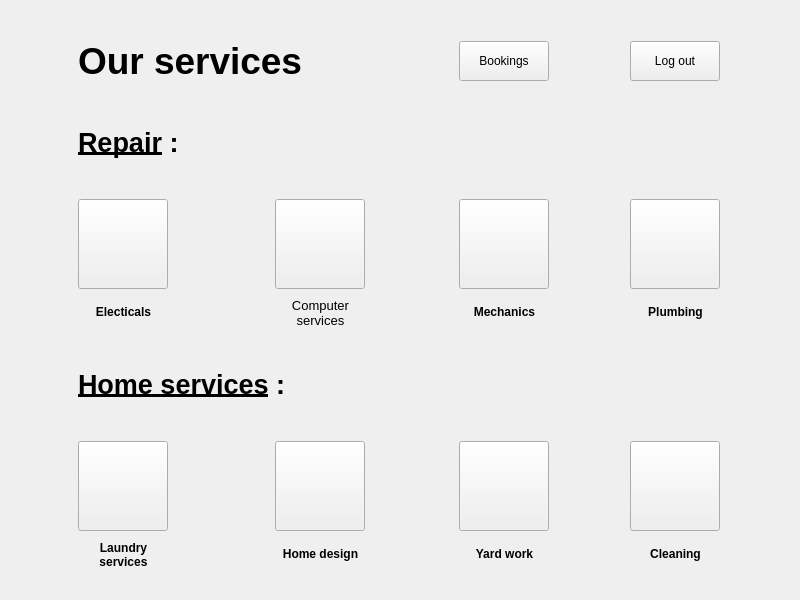
<?xml version="1.0" encoding="UTF-8"?>
<ui version="4.0">
 <class>MainWindow</class>
 <widget class="QMainWindow" name="MainWindow">
  <property name="geometry">
   <rect>
    <x>0</x>
    <y>0</y>
    <width>800</width>
    <height>600</height>
   </rect>
  </property>
  <property name="minimumSize">
   <size>
    <width>800</width>
    <height>600</height>
   </size>
  </property>
  <property name="maximumSize">
   <size>
    <width>800</width>
    <height>600</height>
   </size>
  </property>
  <property name="windowTitle">
   <string>SWEEP</string>
  </property>
  <property name="windowIcon">
   <iconset>
    <normaloff>logo.jpg</normaloff>logo.jpg</iconset>
  </property>
  <widget class="QWidget" name="centralwidget">
   <widget class="QLabel" name="computerserv_label">
    <property name="geometry">
     <rect>
      <x>275</x>
      <y>297</y>
      <width>91</width>
      <height>32</height>
     </rect>
    </property>
    <property name="minimumSize">
     <size>
      <width>91</width>
      <height>32</height>
     </size>
    </property>
    <property name="maximumSize">
     <size>
      <width>91</width>
      <height>32</height>
     </size>
    </property>
    <property name="font">
     <font>
      <weight>75</weight>
      <bold>true</bold>
     </font>
    </property>
    <property name="styleSheet">
     <string notr="true">color: black</string>
    </property>
    <property name="text">
     <string>&lt;!DOCTYPE HTML PUBLIC &quot;-//W3C//DTD HTML 4.0//EN&quot; &quot;http://www.w3.org/TR/REC-html40/strict.dtd&quot;&gt;
&lt;html&gt;&lt;head&gt;&lt;meta name=&quot;qrichtext&quot; content=&quot;1&quot; /&gt;&lt;style type=&quot;text/css&quot;&gt;
p, li { white-space: pre-wrap; }
&lt;/style&gt;&lt;/head&gt;&lt;body style=&quot; font-family:'Roboto'; font-size:10pt; font-weight:400; font-style:normal;&quot;&gt;
&lt;p align=&quot;center&quot; style=&quot; margin-top:12px; margin-bottom:12px; margin-left:0px; margin-right:0px; -qt-block-indent:0; text-indent:0px;&quot;&gt;Computer&lt;br /&gt;services&lt;/p&gt;&lt;/body&gt;&lt;/html&gt;</string>
    </property>
   </widget>
   <widget class="QPushButton" name="plumber_button">
    <property name="geometry">
     <rect>
      <x>630</x>
      <y>199</y>
      <width>90</width>
      <height>90</height>
     </rect>
    </property>
    <property name="minimumSize">
     <size>
      <width>90</width>
      <height>90</height>
     </size>
    </property>
    <property name="maximumSize">
     <size>
      <width>90</width>
      <height>90</height>
     </size>
    </property>
    <property name="toolTip">
     <string>Plumbing</string>
    </property>
    <property name="text">
     <string/>
    </property>
    <property name="icon">
     <iconset>
      <normaloff>plumber.png</normaloff>plumber.png</iconset>
    </property>
    <property name="iconSize">
     <size>
      <width>80</width>
      <height>100</height>
     </size>
    </property>
   </widget>
   <widget class="QPushButton" name="computerserv_button">
    <property name="geometry">
     <rect>
      <x>275</x>
      <y>199</y>
      <width>90</width>
      <height>90</height>
     </rect>
    </property>
    <property name="minimumSize">
     <size>
      <width>90</width>
      <height>90</height>
     </size>
    </property>
    <property name="maximumSize">
     <size>
      <width>90</width>
      <height>90</height>
     </size>
    </property>
    <property name="toolTip">
     <string>Computer Services</string>
    </property>
    <property name="text">
     <string/>
    </property>
    <property name="icon">
     <iconset>
      <normaloff>computer_services.png</normaloff>computer_services.png</iconset>
    </property>
    <property name="iconSize">
     <size>
      <width>100</width>
      <height>100</height>
     </size>
    </property>
   </widget>
   <widget class="QPushButton" name="mechanic_button">
    <property name="geometry">
     <rect>
      <x>459</x>
      <y>199</y>
      <width>90</width>
      <height>90</height>
     </rect>
    </property>
    <property name="minimumSize">
     <size>
      <width>90</width>
      <height>90</height>
     </size>
    </property>
    <property name="maximumSize">
     <size>
      <width>90</width>
      <height>90</height>
     </size>
    </property>
    <property name="toolTip">
     <string>Mechanic</string>
    </property>
    <property name="text">
     <string/>
    </property>
    <property name="icon">
     <iconset>
      <normaloff>mechanic.png</normaloff>mechanic.png</iconset>
    </property>
    <property name="iconSize">
     <size>
      <width>90</width>
      <height>110</height>
     </size>
    </property>
   </widget>
   <widget class="QPushButton" name="pushButton_logout">
    <property name="geometry">
     <rect>
      <x>630</x>
      <y>41</y>
      <width>90</width>
      <height>40</height>
     </rect>
    </property>
    <property name="text">
     <string>Log out</string>
    </property>
   </widget>
   <widget class="QLabel" name="mechaninc_label">
    <property name="geometry">
     <rect>
      <x>459</x>
      <y>304</y>
      <width>91</width>
      <height>17</height>
     </rect>
    </property>
    <property name="minimumSize">
     <size>
      <width>91</width>
      <height>17</height>
     </size>
    </property>
    <property name="maximumSize">
     <size>
      <width>91</width>
      <height>17</height>
     </size>
    </property>
    <property name="font">
     <font>
      <weight>75</weight>
      <bold>true</bold>
     </font>
    </property>
    <property name="styleSheet">
     <string notr="true">color: black</string>
    </property>
    <property name="text">
     <string>&lt;html&gt;&lt;head/&gt;&lt;body&gt;&lt;p align=&quot;center&quot;&gt;Mechanics&lt;/p&gt;&lt;/body&gt;&lt;/html&gt;</string>
    </property>
   </widget>
   <widget class="QPushButton" name="homedesign_button">
    <property name="geometry">
     <rect>
      <x>275</x>
      <y>441</y>
      <width>90</width>
      <height>90</height>
     </rect>
    </property>
    <property name="minimumSize">
     <size>
      <width>90</width>
      <height>90</height>
     </size>
    </property>
    <property name="maximumSize">
     <size>
      <width>90</width>
      <height>90</height>
     </size>
    </property>
    <property name="toolTip">
     <string>Home design</string>
    </property>
    <property name="text">
     <string/>
    </property>
    <property name="icon">
     <iconset>
      <normaloff>home_design.png</normaloff>home_design.png</iconset>
    </property>
    <property name="iconSize">
     <size>
      <width>80</width>
      <height>100</height>
     </size>
    </property>
   </widget>
   <widget class="QPushButton" name="laundryserv_button">
    <property name="geometry">
     <rect>
      <x>78</x>
      <y>441</y>
      <width>90</width>
      <height>90</height>
     </rect>
    </property>
    <property name="minimumSize">
     <size>
      <width>90</width>
      <height>90</height>
     </size>
    </property>
    <property name="maximumSize">
     <size>
      <width>90</width>
      <height>90</height>
     </size>
    </property>
    <property name="toolTip">
     <string>Laundry</string>
    </property>
    <property name="text">
     <string/>
    </property>
    <property name="icon">
     <iconset>
      <normaloff>laundry.png</normaloff>laundry.png</iconset>
    </property>
    <property name="iconSize">
     <size>
      <width>200</width>
      <height>150</height>
     </size>
    </property>
   </widget>
   <widget class="QPushButton" name="cleaning_button">
    <property name="geometry">
     <rect>
      <x>630</x>
      <y>441</y>
      <width>90</width>
      <height>90</height>
     </rect>
    </property>
    <property name="minimumSize">
     <size>
      <width>90</width>
      <height>90</height>
     </size>
    </property>
    <property name="maximumSize">
     <size>
      <width>90</width>
      <height>90</height>
     </size>
    </property>
    <property name="toolTip">
     <string>Cleaning </string>
    </property>
    <property name="text">
     <string/>
    </property>
    <property name="icon">
     <iconset>
      <normaloff>cleaning.png</normaloff>cleaning.png</iconset>
    </property>
    <property name="iconSize">
     <size>
      <width>60</width>
      <height>95</height>
     </size>
    </property>
   </widget>
   <widget class="QPushButton" name="yardwork_button">
    <property name="geometry">
     <rect>
      <x>459</x>
      <y>441</y>
      <width>90</width>
      <height>90</height>
     </rect>
    </property>
    <property name="minimumSize">
     <size>
      <width>90</width>
      <height>90</height>
     </size>
    </property>
    <property name="maximumSize">
     <size>
      <width>90</width>
      <height>90</height>
     </size>
    </property>
    <property name="toolTip">
     <string>Yard work</string>
    </property>
    <property name="text">
     <string/>
    </property>
    <property name="icon">
     <iconset>
      <normaloff>yard_work.png</normaloff>yard_work.png</iconset>
    </property>
    <property name="iconSize">
     <size>
      <width>70</width>
      <height>80</height>
     </size>
    </property>
   </widget>
   <widget class="QLabel" name="cleaning_label">
    <property name="geometry">
     <rect>
      <x>630</x>
      <y>546</y>
      <width>91</width>
      <height>17</height>
     </rect>
    </property>
    <property name="minimumSize">
     <size>
      <width>91</width>
      <height>17</height>
     </size>
    </property>
    <property name="maximumSize">
     <size>
      <width>91</width>
      <height>17</height>
     </size>
    </property>
    <property name="font">
     <font>
      <weight>75</weight>
      <bold>true</bold>
     </font>
    </property>
    <property name="styleSheet">
     <string notr="true">color: black</string>
    </property>
    <property name="text">
     <string>&lt;html&gt;&lt;head/&gt;&lt;body&gt;&lt;p align=&quot;center&quot;&gt;Cleaning&lt;/p&gt;&lt;/body&gt;&lt;/html&gt;</string>
    </property>
   </widget>
   <widget class="QLabel" name="plumbing_label">
    <property name="geometry">
     <rect>
      <x>630</x>
      <y>304</y>
      <width>91</width>
      <height>17</height>
     </rect>
    </property>
    <property name="minimumSize">
     <size>
      <width>91</width>
      <height>17</height>
     </size>
    </property>
    <property name="maximumSize">
     <size>
      <width>91</width>
      <height>17</height>
     </size>
    </property>
    <property name="font">
     <font>
      <weight>75</weight>
      <bold>true</bold>
     </font>
    </property>
    <property name="styleSheet">
     <string notr="true">color: black</string>
    </property>
    <property name="text">
     <string>&lt;html&gt;&lt;head/&gt;&lt;body&gt;&lt;p align=&quot;center&quot;&gt;Plumbing&lt;/p&gt;&lt;/body&gt;&lt;/html&gt;</string>
    </property>
   </widget>
   <widget class="QPushButton" name="electrical_button">
    <property name="geometry">
     <rect>
      <x>78</x>
      <y>199</y>
      <width>90</width>
      <height>90</height>
     </rect>
    </property>
    <property name="minimumSize">
     <size>
      <width>90</width>
      <height>90</height>
     </size>
    </property>
    <property name="maximumSize">
     <size>
      <width>90</width>
      <height>90</height>
     </size>
    </property>
    <property name="toolTip">
     <string>Electricals</string>
    </property>
    <property name="whatsThis">
     <string/>
    </property>
    <property name="text">
     <string/>
    </property>
    <property name="icon">
     <iconset>
      <normaloff>electrical.png</normaloff>electrical.png</iconset>
    </property>
    <property name="iconSize">
     <size>
      <width>150</width>
      <height>150</height>
     </size>
    </property>
   </widget>
   <widget class="QLabel" name="label">
    <property name="geometry">
     <rect>
      <x>78</x>
      <y>36</y>
      <width>229</width>
      <height>51</height>
     </rect>
    </property>
    <property name="font">
     <font>
      <weight>75</weight>
      <bold>true</bold>
     </font>
    </property>
    <property name="styleSheet">
     <string notr="true">color: black</string>
    </property>
    <property name="text">
     <string>&lt;html&gt;&lt;head/&gt;&lt;body&gt;&lt;p&gt;&lt;span style=&quot; font-size:28pt; font-weight:600;&quot;&gt;Our services&lt;/span&gt;&lt;/p&gt;&lt;/body&gt;&lt;/html&gt;</string>
    </property>
    <property name="textFormat">
     <enum>Qt::AutoText</enum>
    </property>
   </widget>
   <widget class="QLabel" name="electricals_label">
    <property name="geometry">
     <rect>
      <x>78</x>
      <y>304</y>
      <width>91</width>
      <height>17</height>
     </rect>
    </property>
    <property name="minimumSize">
     <size>
      <width>91</width>
      <height>17</height>
     </size>
    </property>
    <property name="maximumSize">
     <size>
      <width>91</width>
      <height>17</height>
     </size>
    </property>
    <property name="font">
     <font>
      <weight>75</weight>
      <bold>true</bold>
     </font>
    </property>
    <property name="styleSheet">
     <string notr="true">color: black</string>
    </property>
    <property name="text">
     <string>&lt;html&gt;&lt;head/&gt;&lt;body&gt;&lt;p align=&quot;center&quot;&gt;Electicals&lt;/p&gt;&lt;/body&gt;&lt;/html&gt;</string>
    </property>
   </widget>
   <widget class="QLabel" name="homeserv_label">
    <property name="geometry">
     <rect>
      <x>78</x>
      <y>366</y>
      <width>210</width>
      <height>37</height>
     </rect>
    </property>
    <property name="font">
     <font>
      <weight>75</weight>
      <bold>true</bold>
     </font>
    </property>
    <property name="styleSheet">
     <string notr="true">color: black</string>
    </property>
    <property name="text">
     <string>&lt;html&gt;&lt;head/&gt;&lt;body&gt;&lt;p&gt;&lt;span style=&quot; font-size:20pt; font-weight:600; text-decoration: underline;&quot;&gt;Home services&lt;/span&gt;&lt;span style=&quot; font-size:20pt; font-weight:600;&quot;&gt; :&lt;/span&gt;&lt;/p&gt;&lt;/body&gt;&lt;/html&gt;</string>
    </property>
   </widget>
   <widget class="QPushButton" name="pushButton_bookings">
    <property name="geometry">
     <rect>
      <x>459</x>
      <y>41</y>
      <width>90</width>
      <height>40</height>
     </rect>
    </property>
    <property name="text">
     <string>Bookings</string>
    </property>
   </widget>
   <widget class="QLabel" name="laundry_label">
    <property name="geometry">
     <rect>
      <x>78</x>
      <y>539</y>
      <width>91</width>
      <height>32</height>
     </rect>
    </property>
    <property name="minimumSize">
     <size>
      <width>91</width>
      <height>32</height>
     </size>
    </property>
    <property name="maximumSize">
     <size>
      <width>91</width>
      <height>32</height>
     </size>
    </property>
    <property name="font">
     <font>
      <weight>75</weight>
      <bold>true</bold>
     </font>
    </property>
    <property name="styleSheet">
     <string notr="true">color: black</string>
    </property>
    <property name="text">
     <string>&lt;html&gt;&lt;head/&gt;&lt;body&gt;&lt;p align=&quot;center&quot;&gt;Laundry&lt;br/&gt;services&lt;/p&gt;&lt;/body&gt;&lt;/html&gt;</string>
    </property>
   </widget>
   <widget class="QLabel" name="homedes_label">
    <property name="geometry">
     <rect>
      <x>275</x>
      <y>546</y>
      <width>91</width>
      <height>17</height>
     </rect>
    </property>
    <property name="minimumSize">
     <size>
      <width>91</width>
      <height>17</height>
     </size>
    </property>
    <property name="maximumSize">
     <size>
      <width>91</width>
      <height>17</height>
     </size>
    </property>
    <property name="font">
     <font>
      <weight>75</weight>
      <bold>true</bold>
     </font>
    </property>
    <property name="styleSheet">
     <string notr="true">color: black</string>
    </property>
    <property name="text">
     <string>&lt;html&gt;&lt;head/&gt;&lt;body&gt;&lt;p align=&quot;center&quot;&gt;Home design&lt;/p&gt;&lt;/body&gt;&lt;/html&gt;</string>
    </property>
   </widget>
   <widget class="QLabel" name="repair_label">
    <property name="geometry">
     <rect>
      <x>78</x>
      <y>124</y>
      <width>103</width>
      <height>37</height>
     </rect>
    </property>
    <property name="font">
     <font>
      <weight>75</weight>
      <bold>true</bold>
     </font>
    </property>
    <property name="styleSheet">
     <string notr="true">color: black</string>
    </property>
    <property name="text">
     <string>&lt;html&gt;&lt;head/&gt;&lt;body&gt;&lt;p&gt;&lt;span style=&quot; font-size:20pt; font-weight:600; text-decoration: underline;&quot;&gt;Repair&lt;/span&gt;&lt;span style=&quot; font-size:20pt; font-weight:600;&quot;&gt; :&lt;/span&gt;&lt;/p&gt;&lt;/body&gt;&lt;/html&gt;</string>
    </property>
   </widget>
   <widget class="QLabel" name="yard_label">
    <property name="geometry">
     <rect>
      <x>459</x>
      <y>546</y>
      <width>91</width>
      <height>17</height>
     </rect>
    </property>
    <property name="minimumSize">
     <size>
      <width>91</width>
      <height>17</height>
     </size>
    </property>
    <property name="maximumSize">
     <size>
      <width>91</width>
      <height>17</height>
     </size>
    </property>
    <property name="font">
     <font>
      <weight>75</weight>
      <bold>true</bold>
     </font>
    </property>
    <property name="styleSheet">
     <string notr="true">color: black</string>
    </property>
    <property name="text">
     <string>&lt;html&gt;&lt;head/&gt;&lt;body&gt;&lt;p align=&quot;center&quot;&gt;Yard work&lt;/p&gt;&lt;/body&gt;&lt;/html&gt;</string>
    </property>
   </widget>
   <widget class="QLabel" name="label_2">
    <property name="geometry">
     <rect>
      <x>0</x>
      <y>0</y>
      <width>800</width>
      <height>600</height>
     </rect>
    </property>
    <property name="text">
     <string/>
    </property>
    <property name="pixmap">
     <pixmap>IMG_0536.jpeg</pixmap>
    </property>
    <property name="scaledContents">
     <bool>true</bool>
    </property>
   </widget>
   <zorder>label_2</zorder>
   <zorder>computerserv_label</zorder>
   <zorder>plumber_button</zorder>
   <zorder>computerserv_button</zorder>
   <zorder>mechanic_button</zorder>
   <zorder>pushButton_logout</zorder>
   <zorder>mechaninc_label</zorder>
   <zorder>homedesign_button</zorder>
   <zorder>laundryserv_button</zorder>
   <zorder>cleaning_button</zorder>
   <zorder>yardwork_button</zorder>
   <zorder>cleaning_label</zorder>
   <zorder>plumbing_label</zorder>
   <zorder>electrical_button</zorder>
   <zorder>label</zorder>
   <zorder>electricals_label</zorder>
   <zorder>homeserv_label</zorder>
   <zorder>pushButton_bookings</zorder>
   <zorder>laundry_label</zorder>
   <zorder>homedes_label</zorder>
   <zorder>repair_label</zorder>
   <zorder>yard_label</zorder>
  </widget>
 </widget>
 <tabstops>
  <tabstop>electrical_button</tabstop>
  <tabstop>computerserv_button</tabstop>
  <tabstop>mechanic_button</tabstop>
  <tabstop>plumber_button</tabstop>
  <tabstop>laundryserv_button</tabstop>
  <tabstop>homedesign_button</tabstop>
  <tabstop>yardwork_button</tabstop>
  <tabstop>cleaning_button</tabstop>
  <tabstop>pushButton_bookings</tabstop>
  <tabstop>pushButton_logout</tabstop>
 </tabstops>
 <resources/>
 <connections/>
</ui>
